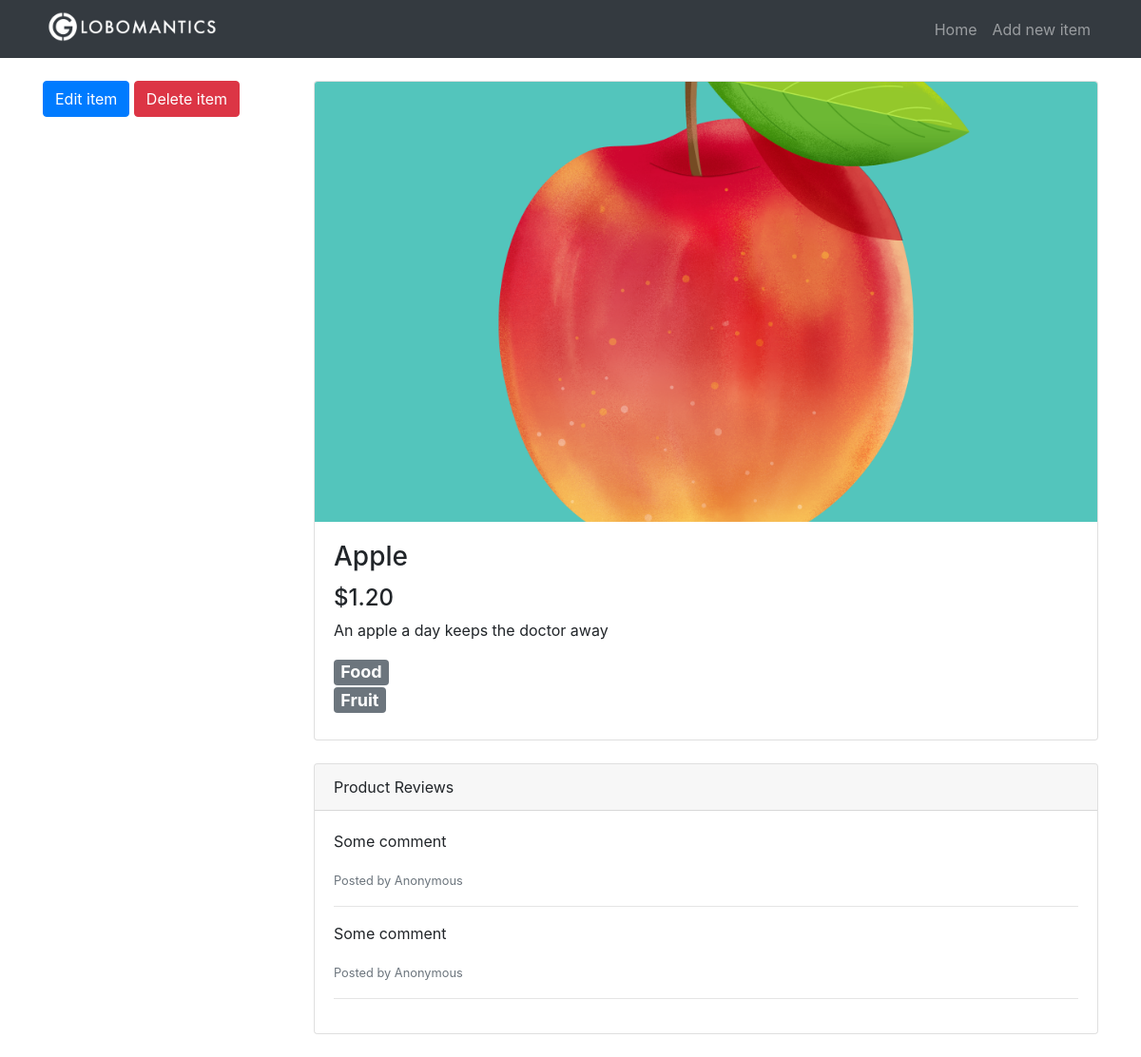
Page /item/5 on the committed database.
### tables this page shows
CREATE TABLE items(
                    id              INTEGER PRIMARY KEY AUTOINCREMENT,
                    title           TEXT,
                    description     TEXT,
                    price           REAL,
                    image           TEXT,
                    category_id     INTEGER,
                    subcategory_id  INTEGER,
                    FOREIGN KEY(category_id) REFERENCES categories(id),
                    FOREIGN KEY(subcategory_id) REFERENCES subcategories(id)
);

CREATE TABLE categories(
                    id              INTEGER PRIMARY KEY AUTOINCREMENT,
                    name            TEXT
);

CREATE TABLE subcategories(
                    id              INTEGER PRIMARY KEY AUTOINCREMENT,
                    name            TEXT,
                    category_id     INTEGER,
                    FOREIGN KEY(category_id) REFERENCES categories(id)
);

### app.py (the view)
@app.route("/item/<int:item_id>")
def item(item_id):
    c = get_db().cursor()
    item_from_db = c.execute("""SELECT
                        i.id, i.title, i.description, i.price, i.image, c.name, s.name
                        FROM
                        items as i
                        INNER JOIN categories AS c ON i.category_id = c.id
                        INNER JOIN subcategories AS s on i.subcategory_id = s.id
                        WHERE i.id = ?""",
                             (item_id,)
                             )
    row = c.fetchone()
    try:
        item = {
            "id": row[0],
            "title": row[1],
            "description": row[2],
            "price": row[3],
            "image": row[4],
            "category": row[5],
            "subcategory": row[6]
        }
    except:
        item = dict()
    if item:
        deleteItemForm = DeleteItemForm()
        return render_template("item.html", item=item, deleteItemForm=deleteItemForm)
    return redirect(url_for('home'))

### app.py
class DeleteItemForm(FlaskForm):
    submit = SubmitField("Delete item")

### app.py (called while the page is built)
def get_db():
    db = getattr(g, '_database', None)
    if db is None:
        db = g._database = sqlite3.connect('db/globomantics.db')
    return db

@app.teardown_appcontext
def close_connection(exception):
    db = getattr(g, "_database", None)
    if db is not None:
        db.close()

### templates/item.html (shortened to what this page needs)
{% extends 'base.html' %}
{% block content %}
<div class="row">
    <div class="col-lg-3 my-4">
        <a href="{{ url_for('edit_item', item_id=item.id) }}" class="btn btn-primary">Edit item</a>
        <form class="delete-form" method="post" action="{{ url_for('delete_item', item_id=item.id) }}">
            {{ deleteItemForm.submit(class="btn btn-danger",
                                    onclick="return confirm('Are you sure you want to delete this item?');") }}
        </form>
    </div>
    <div class="col-lg-9">
        <div class="card mt-4">
            <div class="embed-responsive embed-responsive-16by9">
                <img class="card-img-top embed-responsive-item"
                     src="{% if item.image %}{{url_for('uploads', filename=item.image) }}{% else %}{{ url_for('static', filename='images/placeholder.png') }}{% endif %}">
            </div>
            <div class="card-body">
                <h3 class="card-title">{{ item.title }}</h3>
                <h4>{{ "$%.2f" | format(item.price) }}</h4>
                <p class="card-text">{{ item.description }}</p>
                <h4>
                    <div class="badge badge-secondary">{{ item.category }}</div> <br>
                    <div class="badge badge-secondary">{{ item.subcategory }}</div>
                </h4>
            </div>
        </div>
        <div class="card card-outline-secondary my-4">
            <div class="card-header">
                Product Reviews
            </div>
            <div class="card-body">
                <p>Some comment</p>
                <small class="text-muted">Posted by Anonymous</small>
                <hr>
                <p>Some comment</p>
                <small class="text-muted">Posted by Anonymous</small>
                <hr>
            </div>
        </div>
    </div>
</div>
{% endblock %}

### static/css/style.css (style rules this page uses)
.card-img-top { object-fit: cover; }
.delete-form { display: inline; }

### rows in the picture
items: image (picture), title "Apple", price "$1.20", description "An apple a day keeps the doctor away"
categories: category "Food"
subcategories: subcategory "Fruit"
